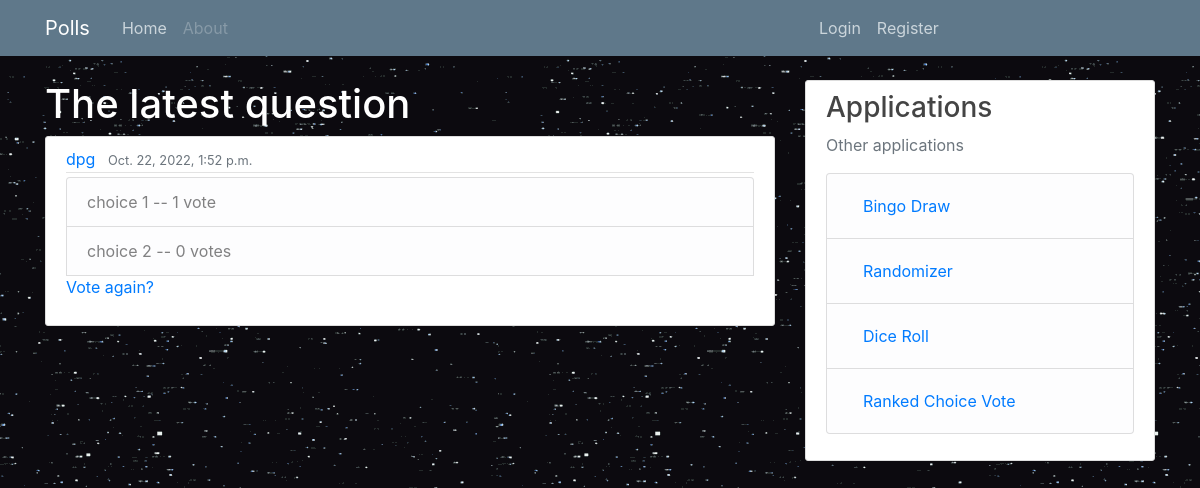
Screenshot of /polls/21/results with the database file from the repository.
### polls/models.py (models this page shows, shortened)
class Question(models.Model):
    question_text = models.CharField(max_length=200)
    pub_date = models.DateTimeField('date published')
    author = models.ForeignKey(User, on_delete=models.CASCADE)

class Choice(models.Model):
    question = models.ForeignKey(Question, related_name='choices', on_delete=models.CASCADE)
    choice_text = models.CharField(max_length=200)
    votes = models.IntegerField(default=0)

### polls/views.py (the view)
# urls.py: path('<int:pk>/results', views.ResultsView.as_view(), name='results'),
class ResultsView(generic.DetailView):
    model = Question
    template_name = 'polls/results.html'

### polls/templates/polls/results.html
{% extends "polls/base.html" %}
{% block content %}
  <h1>{{ question.question_text }}</h1>
  <article class="media content-section">
    <div class="media-body">
      <div class="article-metadata">
        <a class="mr-2" href="{% url 'polls:user-polls' question.author.username %}">{{ question.author }}</a>
        <small class="text-muted">{{ question.pub_date }}</small>
      </div>
      <ul class="list-group">
        {% for choice in question.choices.all %}
            <li class="list-group-item list-group-item-light">{{ choice.choice_text }} -- {{ choice.votes }} vote{{ choice.votes|pluralize }}</li>
        {% endfor %}
        <p><a href="{% url 'polls:detail' question.id %}">Vote again?</a></p>
      </ul>
    </div>
  </article>
{% endblock content %}

### polls/static/polls/style.css (style rules this page uses)
body { background: black url("images/background.gif") repeat; color: #333333; margin-top: 5rem; }
h1, h2, h3, h4, h5, h6 { color: #444444; }
h1 { color: white; }
ul { margin: 0; }
.content-section { background: #ffffff; padding: 10px 20px; border: 1px solid #dddddd; border-radius: 3px; margin-bottom: 20px; }
.article-metadata { padding-bottom: 1px; margin-bottom: 4px; border-bottom: 1px solid #e3e3e3 }

### rows the page displays
Question: question_text "The latest question", author "dpg", pub_date "Oct. 22, 2022, 1:52 p.m."
Choice: choice_text "choice 1", votes "1"
Choice: choice_text "choice 2", votes "0"
